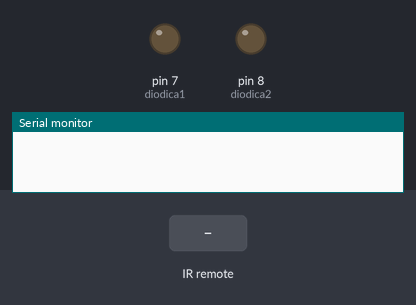
Bench run of a sketch on a simulated Arduino Uno, built with avr-gcc and run on an emulated ATmega328P. Parts: output pins drawn as LEDs (lit = HIGH), the last lines printed to the serial monitor. The test bench sets the inputs (shaded band).

Above: at 1.2 s.
1.3 s: infrared code 0x707005FA received
At 1.9 s:
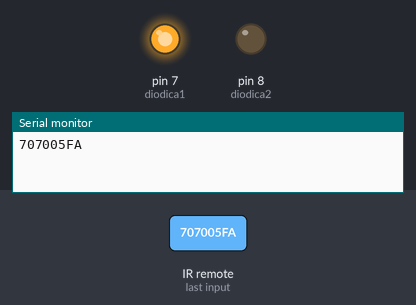
2.8 s: infrared code 0x7070857A received
At 3.1 s:
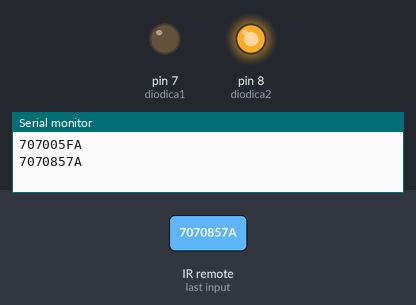
4.3 s: infrared code 0x707045BA received
At 5.4 s:
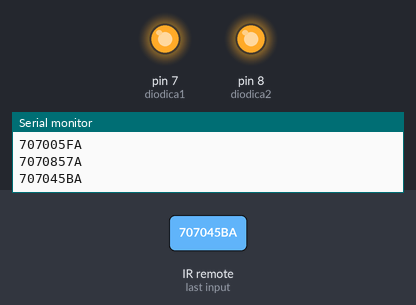
Timing chart, 0 to 7.3 s (numbered marks = the images above; inputs shaded):
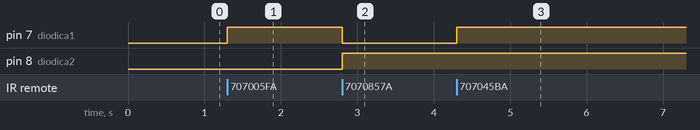

The sketch:

remote_LEDs.ino
```cpp
#include <IRremote.h>

int RECV_PIN = 2;
int diodica1 = 7;
int diodica2 = 8;
int piezo = 4;
IRrecv irrecv(RECV_PIN);
decode_results results;

#define CRVENO 0x707005FA
#define ZELENO 0x7070857A
#define ZUTO 0x707045BA
#define PLAVO 0x7070C53A

void setup() {
  // put your setup code here, to run once:
  Serial.begin(9600);
  pinMode(diodica1, OUTPUT);
  pinMode(diodica2, OUTPUT);
  irrecv.enableIRIn();
}

void loop() {
  // put your main code here, to run repeatedly:
  if(irrecv.decode(&results)) {
    Serial.println(results.value, HEX);
    if(results.value == CRVENO) {
      digitalWrite(piezo, LOW);
      digitalWrite(diodica2, LOW);
      digitalWrite(diodica1, HIGH);
    }
    if(results.value == ZELENO) {
      digitalWrite(piezo, LOW);
      digitalWrite(diodica1, LOW);
      digitalWrite(diodica2, HIGH);
    }
    if(results.value == ZUTO) {
      digitalWrite(diodica1, HIGH);
      digitalWrite(diodica2, HIGH);
      digitalWrite(piezo, HIGH);
    }
    if(results.value == PLAVO) {
      digitalWrite(piezo, LOW);
      digitalWrite(diodica2, LOW);
      digitalWrite(diodica1, LOW);
    }
    irrecv.resume();
  }
}
```

Measured:
- after the input at 1.3 s, pin 7 (diodica1): LOW → HIGH at once
- after the input at 2.8 s, pin 7 (diodica1): HIGH → LOW at once; pin 8 (diodica2): LOW → HIGH at once
- after the input at 4.3 s, pin 7 (diodica1): LOW → HIGH at once
